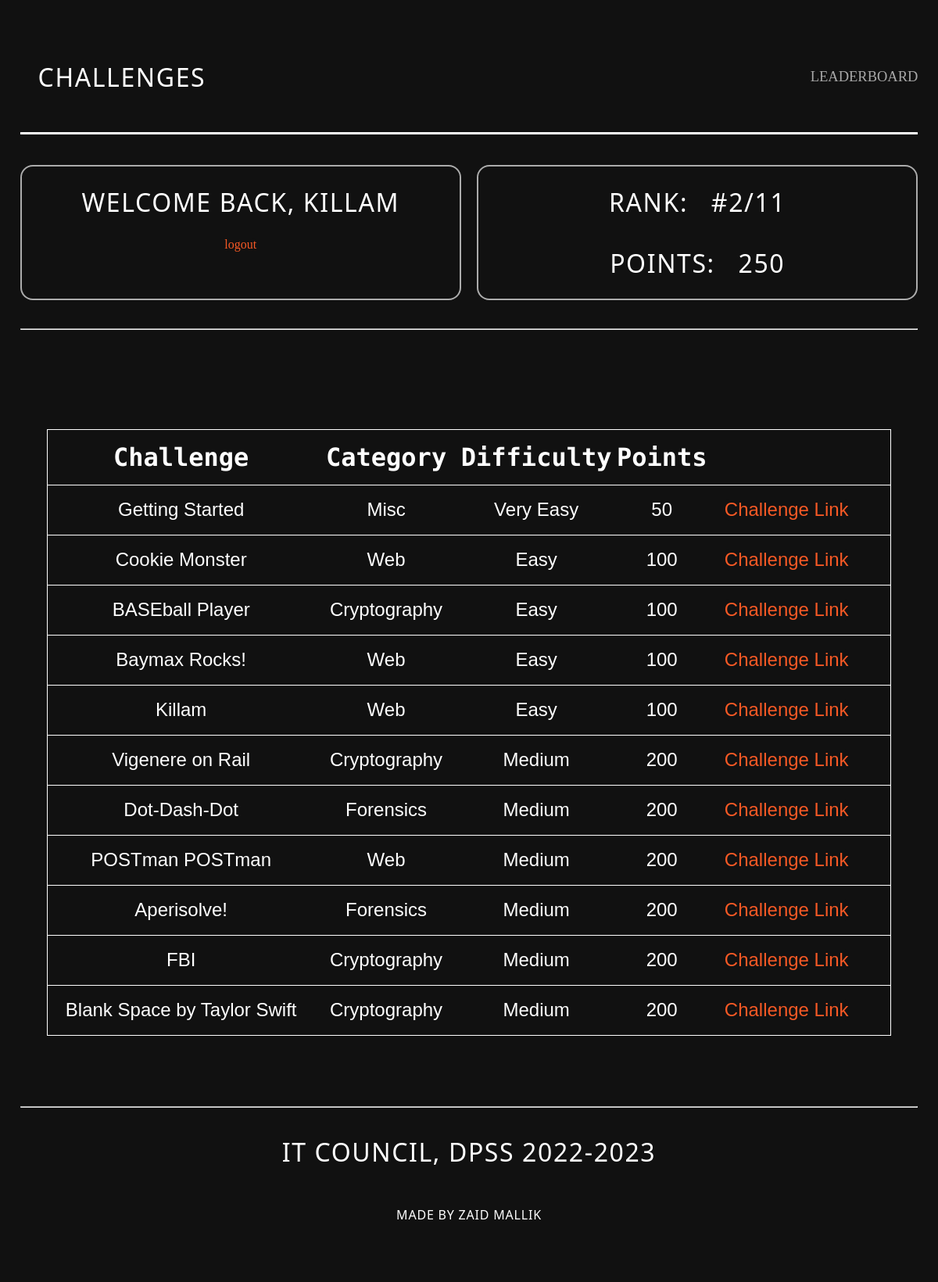
The app's page /dashboard/ (signed in), older data.
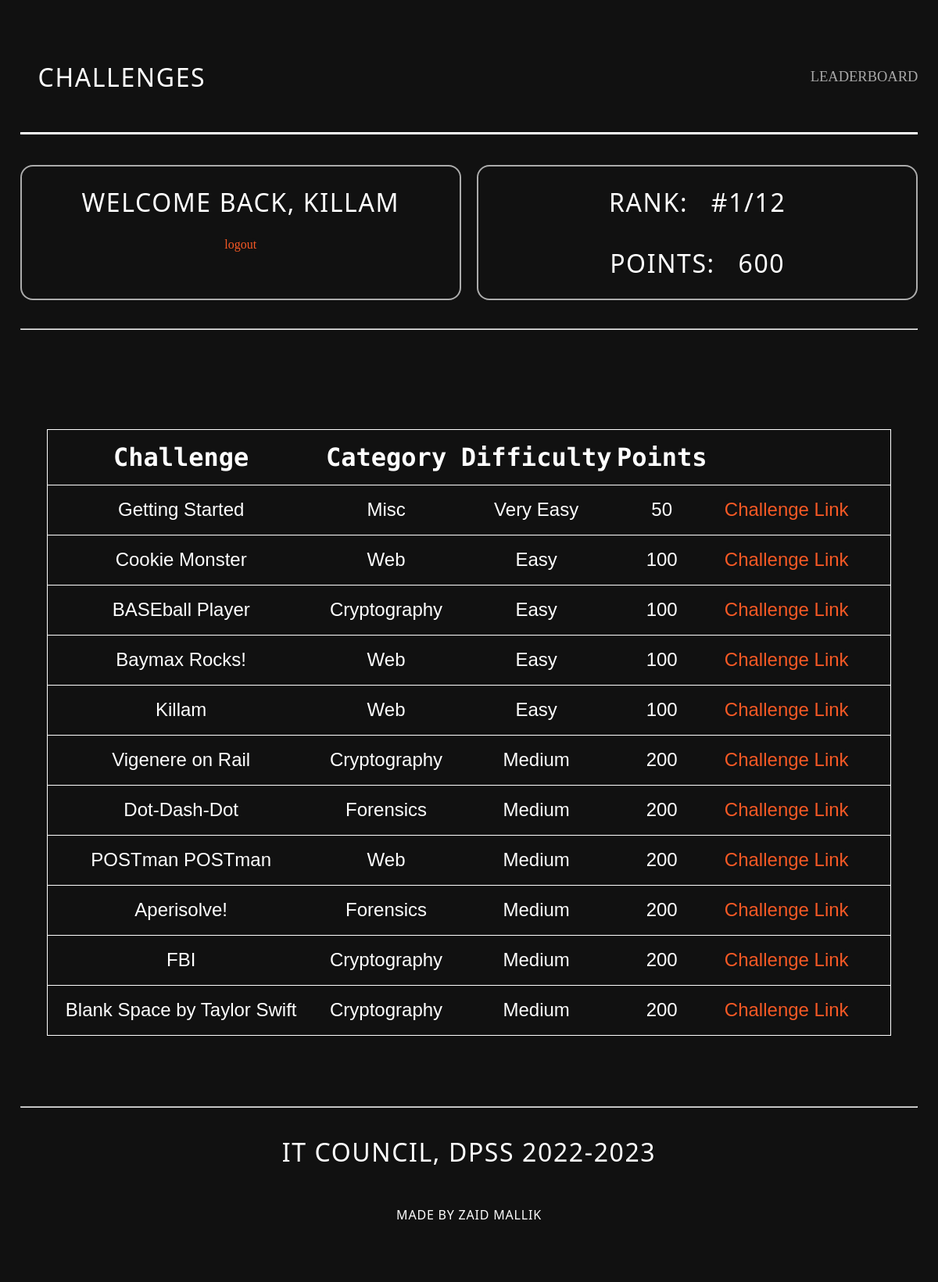
The same page, newer data.
### accounts/models.py (models this page shows)
class Player(AbstractUser):
    first_name = models.CharField(max_length=30, blank=False)
    last_name = models.CharField(max_length=30, blank=False)
    username = models.CharField(_('username'), max_length=30, unique=True, null=True) # is this team name?
    email = models.CharField(_('email'), max_length=100, unique=True, null=True)
    school = models.ForeignKey(School, on_delete=models.CASCADE, null=True, default='')
    score = models.IntegerField(default=0)
    phone_number = models.CharField(default=None, null=True, max_length=50)
    USERNAME_FIELD = 'username'
    REQUIRED_FIELDS = ('first_name', 'last_name','email', 'school', 'phone_number')
    objects = PlayerManager()
    def __str__(self):
        return self.username

### Main/views.py (the view)
# urls.py: path('dashboard/', views.dashboard, name='dashboard'),
def dashboard(request):
    user = request.user
    all_players = Player.objects.all().order_by('-score')
    all_challenges = Challenges.objects.all().order_by('points')[:]
    isSolved = []
    index = 0
    for challenge in all_challenges:
        if(request.user in challenge.players_solved.all()):
            isSolved.append(True)
            index += 1
        else:
            isSolved.append(False)
    for player in all_players:
        if player.username == user.username:
            rank = list(all_players).index(player) + 1
            break
    context = {'user': user,'player':Player.objects.get(username=user), 'total_players':all_players.count, 'rank':rank,
    'challenges': Challenges.objects.all().order_by('points')[:], 'isSolved':isSolved, 'index':index}
    if not request.user.is_authenticated:
        return redirect('login')
    return render(request, 'main/dashboard.html', context)

### Main/templatetags/index.py (called while the page is built)
@register.filter
def index(sequence, position):
    return sequence[position]

### Main/templates/main/dashboard.html (shortened to what this page needs)
{% extends "main/layout.html" %}
{% load static %}
{% block global_styling %}
<link rel="stylesheet" href="{% static 'css/dashboard.css' %}" />
{% endblock global_styling %}
{% block content %}
<header id="main">
<div class="l-wrapper">
    <div class="c-header"><h1>CHALLENGES</h1>
      <a href="{% url 'leaderboard' %}">LEADERBOARD</a>
    </div>
    <div class="flex-container">
        <div class="flex-child">
            <h1> Welcome back, {{user}} </h1>
            <a href="{% url 'logout' %}">logout</a>
        </div>
        <div class="flex-child">
          <h1> RANK: &nbsp; #{{rank}}/{{total_players}} {{solved}} </h1>
          <h1> POINTS: &nbsp; {{player.score}} </h1>
        </div>
      </div>
      <br><br>
      <hr>
</div>
<div class="container">
    <table class='table'>
        <tr class="table-row">
            <th class="table-heading">Challenge</th>
            <th class="table-heading">Category</th>
            <th class="table-heading">Difficulty</th>
            <th class="table-heading">Points</th>
            <th class="table-heading"></th>
            <th class="table-heading"></th>
        </tr>
        {% for challenge in challenges %}
        <tr class='table-row'>
            <td class="table-data">{{challenge.title}}</td>
            <td class="table-data">{{challenge.category}}</td>
            <td class="table-data">{{challenge.difficulty}}</td>
            <td class="table-data">{{challenge.points}}</td>
            <td class="table-data"><a href="../{{challenge.link}}" >Challenge Link</a></td></td>
            <td class="table-data">
                {% load index %}
            </td>
        </tr>
        {% endfor %}
    </table>
</div>
<div class="l-wrapper-footer">
    <hr>
    <h1>IT COUNCIL, DPSS 2022-2023 </h1>
    <h3>MADE BY ZAID MALLIK</h3>
</div>
</header>
{% endblock content %}

Row changes from the older to the newer data that the page shows:
changed Player "KILLAM": score "250" → "600"
Text that changed along with them:
{{ rank }}: "2" → "1"
{{ total_players }}: "11" → "12"
